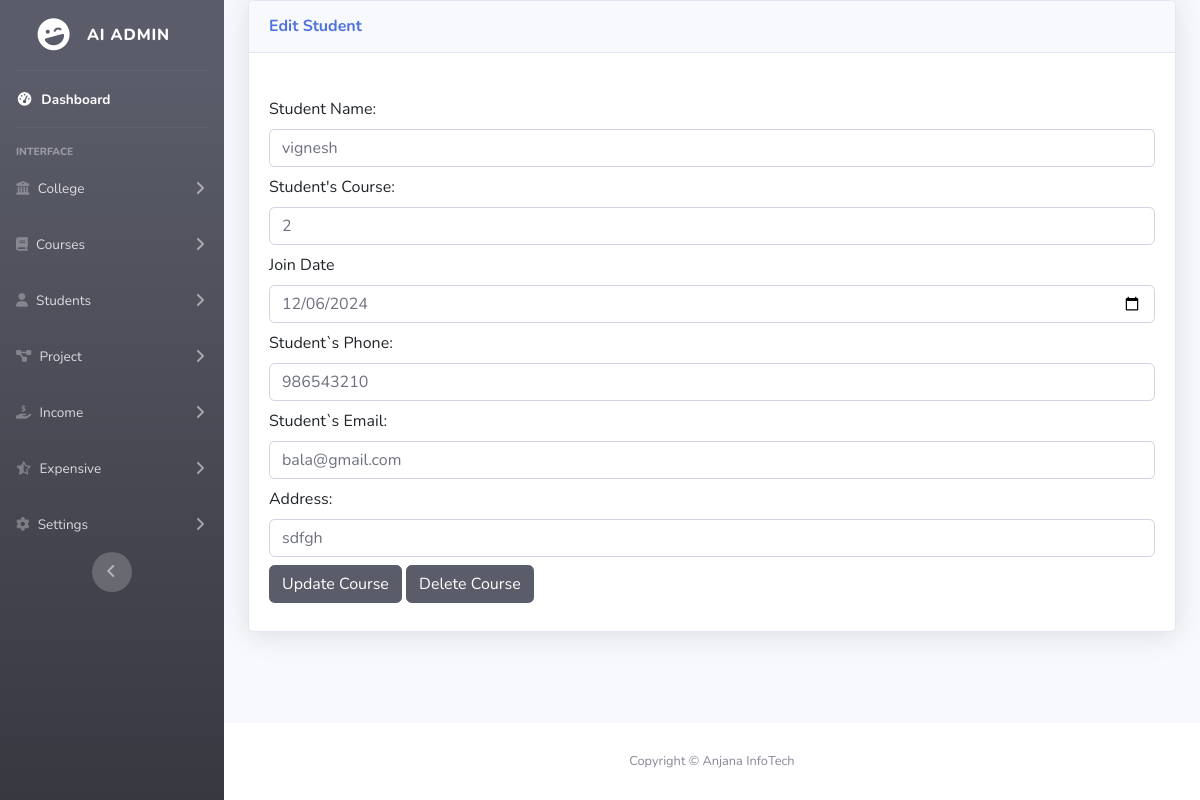
The page /editstudent.php?sid=1 on the database its author committed.
### tables this page shows
CREATE TABLE `addstudent` (
  `sid` int(50) NOT NULL,
  `studentname` varchar(100) NOT NULL,
  `studentcourse` varchar(100) NOT NULL,
  `studentcollege` varchar(150) NOT NULL,
  `studentdegree` varchar(100) NOT NULL,
  `department` varchar(150) NOT NULL,
  `joindate` date NOT NULL,
  `studentphone` int(10) NOT NULL,
  `studentemail` varchar(150) NOT NULL,
  `studentaddress` varchar(150) NOT NULL
);

### editstudent.php (the view, shortened to what this page needs)
<!DOCTYPE html>
<html lang="en">
<head>
    <link rel="stylesheet" href="https://cdnjs.cloudflare.com/ajax/libs/font-awesome/6.6.0/css/all.min.css" />
    <link href="https://cdn.jsdelivr.net/npm/bootstrap@5.3.3/dist/css/bootstrap.min.css" rel="stylesheet">
    <link href="vendor/fontawesome-free/css/all.min.css" rel="stylesheet" type="text/css">
    <link href="css/sb-admin-2.min.css" rel="stylesheet">
</head>
<body id="page-top">
    <div id="wrapper">
        <?php
        include('./nav.php');
        ?>
        <div id="content-wrapper" class="d-flex flex-column">
            <div id="content">
                <div class="container-fluid">
                    <div class="card shadow mb-4">
                        <div class="card-header py-3">
                            <h6 class="m-0 font-weight-bold text-primary">Edit Student</h6>
                        </div>
                        <div class="card-body">
                            <form method="POST">
                                <div class="mb-2">
                                    <?php
                                    include('./db.php');
                                    if (isset($_GET['sid'])) {
                                        $student_id = mysqli_real_escape_string($db, $_GET['sid']);
                                        $query = "select * from addstudent where sid='$student_id'";
                                        $execute = mysqli_query($db, $query);
                                        if (mysqli_num_rows($execute) > 0) {
                                            $student = mysqli_fetch_array($execute);
                                    ?><br>
                                            <label for="exampleFormControlInput1" class="form-label">Student Name:</label>
                                            <input type="text" class="form-control" value="<?= $student['studentname']; ?>" name="studentname" id="exampleFormControlInput1" placeholder="Enter the Student Name">
                                </div>
                                <div class="mb-2">
                                    <label for="exampleFormControlInput1" class="form-label">Student's Course:</label>
                                    <input type="text" class="form-control" value="<?= $student['studentcourse']; ?>" name="studentcourse" id="exampleFormControlInput1" placeholder="Enter the Student's Course">
                                </div>
                                <div class="mb-2">
                                    <label for="exampleFormControlInput1" class="form-label">Join Date</label>
                                    <input type="date" class="form-control" value="<?= $student['joindate']; ?>" name="joindate" id="exampleFormControlInput1">
                                </div>
                                <div class="mb-2">
                                    <label for="exampleFormControlTextarea1" class="form-label">Student`s Phone:</label>
                                    <input type="text" class="form-control" value="<?= $student['studentphone']; ?>" name="studentphone">
                                </div>
                                <div class="mb-2">
                                    <label for="exampleFormControlTextarea1" class="form-label">Student`s Email:</label>
                                    <input class="form-control" type="text" value="<?= $student['studentemail']; ?>" name="studentemail">
                                </div>
                                <div class="mb-2">
                                    <label for="exampleFormControlInput1" class="form-label">Address:</label>
                                    <input class="form-control" value="<?= $student['studentaddress']; ?>" name="studentaddress" />
                                </div>
                                <div class="mb-2">
                                    <button type="submit" name="edit" class="btn btn-dark">Update Course</button>
                                    <button type="submit" name="delete" class="btn btn-dark">Delete Course</button>
                                </div>
                            </form>
                    <?php
                                        } else {
                                            echo "<h4>No id found!!!</h4>";
                                        }
                                    }
                    ?>
                        </div>
                    </div>
                </div>
            </div>
            <footer class="sticky-footer bg-white">
                <div class="container my-auto">
                    <div class="copyright text-center my-auto">
                        <span>Copyright &copy; Anjana InfoTech</span>
                    </div>
                </div>
            </footer>
        </div>
    </div>
</body>
</html>

### rows shown on the page
addstudent: studentname "vignesh", studentcourse "2", joindate "12/06/2024", studentphone "986543210", studentemail "bala@gmail.com", studentaddress "sdfgh"
